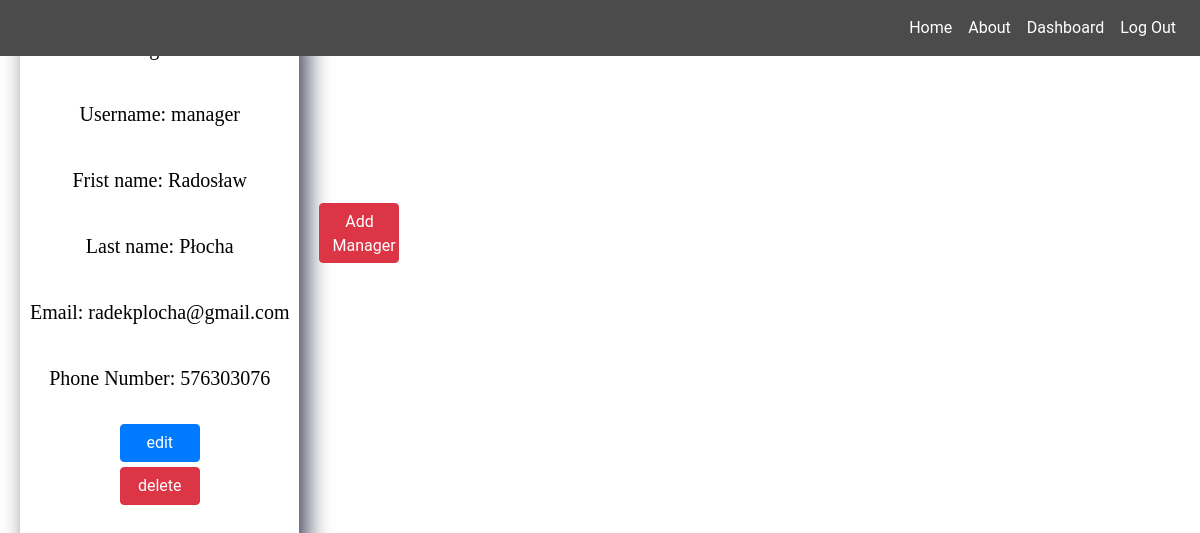
Page /managers/ (signed in) on the committed database.
### accounts/models.py (models this page shows, shortened)
class Manager(models.Model):
    first_name = models.CharField(max_length=30)
    last_name = models.CharField(max_length=30)
    email = models.EmailField()
    phone_number = PhoneNumberField()
    username = models.CharField(max_length=30, null=True)
    password = models.CharField(max_length=30)

### booking/views.py (the view)
# urls.py: path("managers/", managers, name="managers"),
@staff_member_required
def managers(request):
    managers = Manager.objects.all()
    return render(request, "view.html", {"managers": managers, "add_manager": True})

### templates/view.html (shortened to what this page needs)
{% extends "base.html" %}
{% block content %}
{% load static %}
{% load static %}
<link rel="stylesheet" type="text/css" href="{% static 'css/update_nav.css' %}">
<link rel="stylesheet" type="text/css" href="{% static 'css/view.css' %}">
<div class="body">
    {% if managers or add_manager%}
    {% for manager in managers%}
    <div class="data">
        <p>Manager id: {{manager.id}}</p>
        <p>Username: {{manager.username}}</p>
        <p>Frist name: {{manager.first_name}}</p>
        <p>Last name: {{manager.last_name}} </p>
        <p>Email: {{manager.email}}</p>
        <p>Phone Number: {{manager.phone_number}}</p>
        <a style="width:80px;margin:5px;" class="btn btn-primary"
            href="{% url 'booking:edit_manager' manager.id %}">edit</a>
        <a style="width:80px;" class="btn btn btn-danger"
            href="{% url 'booking:remove_manager' manager.id %}">delete</a>
    </div>
    {%endfor%}
    <a style="width:80px;height:60px;position: relative; top: 200px;" class="btn btn btn-danger"
        href="{% url 'booking:add_managers' %}">Add
        Manager</a>
    {%endif%}
</div>
{% endblock %}

### static/css/base.css (style rules this page uses)
body { font-family: "Roboto", sans-serif; margin: 0; padding: 0; display: flex; flex-direction: column; align-items: center; justify-content: center; height: 100vh; }

### static/css/view.css (style rules this page uses)
.body { position: absolute; width: 100%; height: 100%; display: flex; flex-direction: row; margin-top: 100px; }
.data { display: flex; flex-direction: column; margin: 20px; height: 600px; align-items: center ; border-radius: 10px; -webkit-box-shadow: 8px 8px 24px 0px rgba(66, 68, 90, 1); -moz-box-shadow: 8px 8px 24px 0px rgba(66, 68, 90, 1); box-shadow: 8px 8px 24px 0px rgba(66, 68, 90, 1); }
p { padding: 10px; font-family: verdana; font-size: 20px; color: rgb(0, 0, 0); }

### rows in the picture
Manager: username "manager", first_name "Radosław", last_name "Płocha", email "radekplocha@gmail.com", phone_number "576303076"
